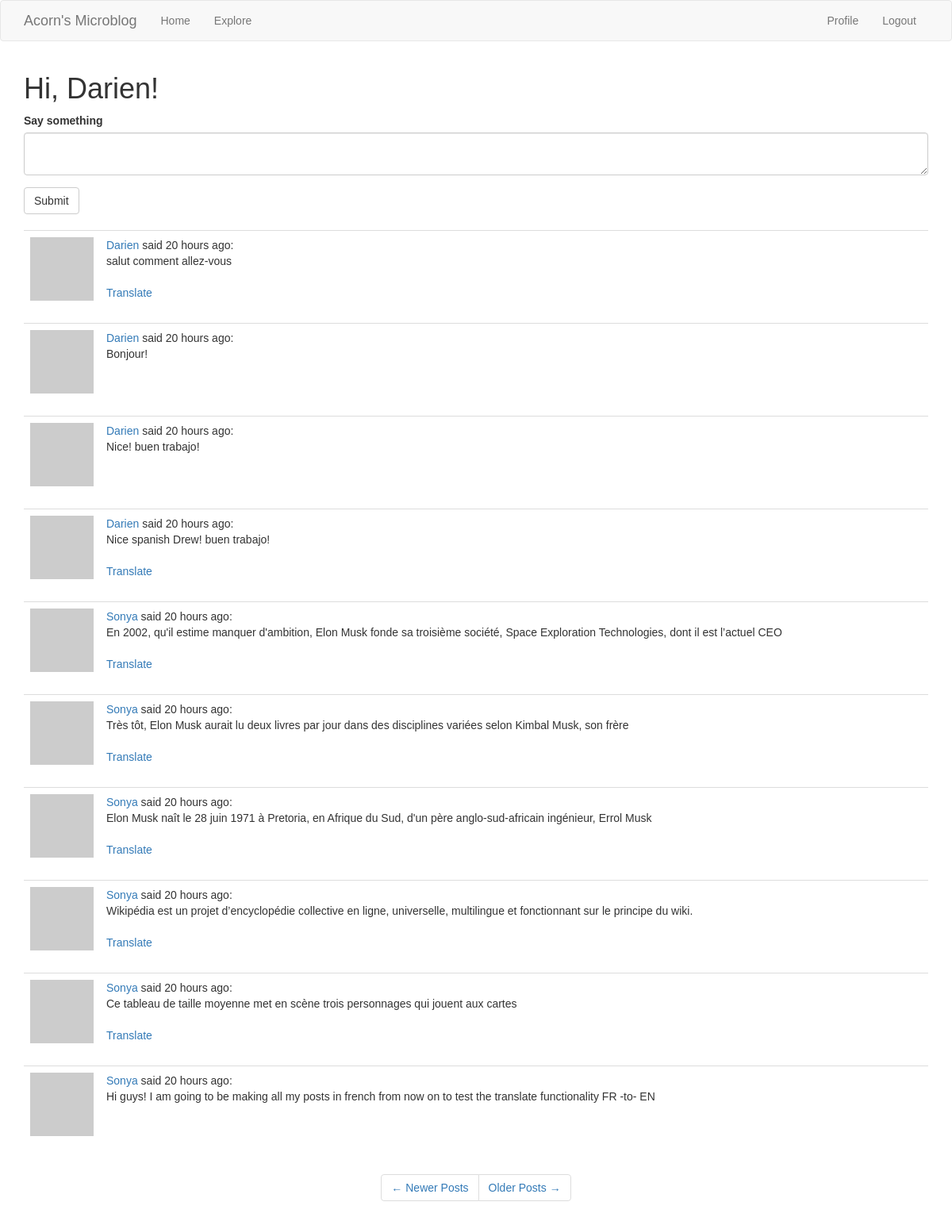
Page /index?page=2 (signed in) on the committed database.
### app/models.py (models this page shows, shortened)
class User(UserMixin, db.Model):
    id = db.Column(db.Integer, primary_key=True)
    username = db.Column(db.String(64), index=True, unique=True)
    email = db.Column(db.String(120), index=True, unique=True)
    password_hash = db.Column(db.String(128))
    posts = db.relationship('Post', backref='author', lazy='dynamic')
    followed = db.relationship('User',
                               secondary=followers,
                               primaryjoin=(followers.c.follower_id == id),
                               secondaryjoin=(followers.c.followed_id == id),
                               backref=db.backref('followers',
                                                  lazy='dynamic'),
                               lazy='dynamic')
    def followed_posts(self):
        followed = Post.query \
            .join(followers, (followers.c.followed_id == Post.user_id)) \
            .filter(followers.c.follower_id == self.id)
        own = Post.query.filter_by(user_id=self.id)
        return followed.union(own).order_by(Post.timestamp.desc())
    about_me = db.Column(db.String(140))
    last_seen = db.Column(db.DateTime, default=datetime.utcnow)
    def avatar(self, size):
        digest = md5(self.email.lower().encode('utf-8')).hexdigest()
        return 'https://www.gravatar.com/avatar/{}?d=identicon&s={}'.format(digest, size)

class Post(db.Model):
    id = db.Column(db.Integer, primary_key=True)
    body = db.Column(db.String(140))
    timestamp = db.Column(db.DateTime, index=True, default=datetime.utcnow)
    user_id = db.Column(db.Integer, db.ForeignKey('user.id'))
    language = db.Column(db.String(5))

### app/main/routes.py (the view, shortened to what this page needs)
@bp.route('/', methods=['GET', 'POST'])
@bp.route('/index', methods=['GET', 'POST'])
@login_required
def index():
    form = PostForm()
    page = request.args.get('page', 1, type=int)  # Arg 1: Query Variable, Arg 2: Default Value, Arg 3: D-TYPE (INT)
    posts = current_user.followed_posts().paginate(page, current_app.config['POSTS_PER_PAGE'], False)
    next_url = url_for('main.index', page=posts.next_num) if posts.has_next else None  # Conditional based on has_next
    prev_url = url_for('main.index', page=posts.prev_num) if posts.has_prev else None  # Conditional based on has_prev
    return render_template('index.html',
                           title='Home Page', posts=posts.items, form=form, next_url=next_url, prev_url=prev_url)

### app/main/forms.py
class PostForm(FlaskForm):
    post = TextAreaField('Say something', validators=[DataRequired(), Length(min=1, max=140)])
    submit = SubmitField('Submit')

### app/main/routes.py (called while the page is built)
@bp.before_request
def before_request():
    g.locale = str(get_locale())
    if current_user.is_authenticated:
        current_user.last_seen = datetime.utcnow()
        db.session.commit()

### app/models.py (called while the page is built)
@login.user_loader
def load_user(id):
    return User.query.get(int(id))  # DB may use numeric ID hence the int conversion

### app/templates/index.html
{% extends "base.html" %}
{% import 'bootstrap/wtf.html' as wtf %}
{% block app_content %}
    <h1>
        Hi, {{ current_user.username }}!
    </h1>
    {% if form %}
        {{ wtf.quick_form(form) }}
        <br>
    {% endif %}
    {% for post in posts %}
        {% include '_post.html' %}
    {% endfor %}
    <div class="row text-center">
        <nav aria-label="...">
            <ul class="pagination">
                <li class="page-item{% if not prev_url %} disabled{% endif %}">
                    <a class="page-link" href="{{ prev_url or '#' }}" tabindex="{% if not prev_url %}-1{%else%}1{%endif%}">
                        <span aria-hidden="true">&larr;</span> Newer Posts
                    </a>
                </li>
                <li class="page-item{% if not next_url %} disabled{% endif %}">
                    <a class="page-link" href="{{ next_url or '#' }}" tabindex="{% if not next_url %}-1{%else%}1{%endif%}">
                        Older Posts <span aria-hidden="true">&rarr;</span>
                    </a>
                </li>
            </ul>
        </nav>
    </div>
{% endblock %}

### app/templates/_post.html
<table class="table table-hover">
        <tr>
            <td width="70px">
                <a href="{{ url_for('main.user', username=post.author.username) }}">
                    <img src="{{ post.author.avatar(70) }}" />
                </a>
            </td>
            <td>
                <a class="font-weight-bold" style="text-decoration:none;" href="{{ url_for('main.user', username=post.author.username) }}">
                    {{ post.author.username }}
                </a>
                said {{ moment(post.timestamp).fromNow() }}:
                <br>
                <span id="post{{ post.id }}">
                    {{ post.body }}
                </span>
                {% if post.language and post.language != g.locale %}
                <br><br>
                <span id="translation{{ post.id }}">
                    <a href="javascript:translate(
                                '#post{{ post.id }}',
                                '#translation{{ post.id }}',
                                '{{ post.language }}',
                                '{{ g.locale }}');">{{ 'Translate' }}
                    </a>
                </span>
                {% endif %}
            </td>
        </tr>
    </table>

### app/static/css/main.css (style rules this page uses)
html { font-family: commuters-sans, sans-serif; }
body { font-family: commuters-sans, sans-serif; }

### rows in the picture
User: username "Darien"
Post: author.username "Darien", timestamp "20 hours ago", body "salut comment allez-vous", value "Translate"
Post: author.username "Darien", timestamp "20 hours ago", body "Bonjour!"
Post: author.username "Darien", timestamp "20 hours ago", body "Nice! buen trabajo!"
Post: author.username "Darien", timestamp "20 hours ago", body "Nice spanish Drew! buen trabajo!", value "Translate"
Post: author.username "Sonya", timestamp "20 hours ago", body "En 2002, qu'il estime manquer d'ambition, Elon Musk fonde sa troisième société, Space Exploration Technologies, dont il est l’actuel CEO", value "Translate"
Post: author.username "Sonya", timestamp "20 hours ago", body "Très tôt, Elon Musk aurait lu deux livres par jour dans des disciplines variées selon Kimbal Musk, son frère", value "Translate"
Post: author.username "Sonya", timestamp "20 hours ago", body "Elon Musk naît le 28 juin 1971 à Pretoria, en Afrique du Sud, d'un père anglo-sud-africain ingénieur, Errol Musk", value "Translate"
Post: author.username "Sonya", timestamp "20 hours ago", body "Wikipédia est un projet d’encyclopédie collective en ligne, universelle, multilingue et fonctionnant sur le principe du wiki.", value "Translate"
Post: author.username "Sonya", timestamp "20 hours ago", body "Ce tableau de taille moyenne met en scène trois personnages qui jouent aux cartes", value "Translate"
Post: author.username "Sonya", timestamp "20 hours ago", body "Hi guys! I am going to be making all my posts in french from now on to test the translate functionality FR -to- EN"
